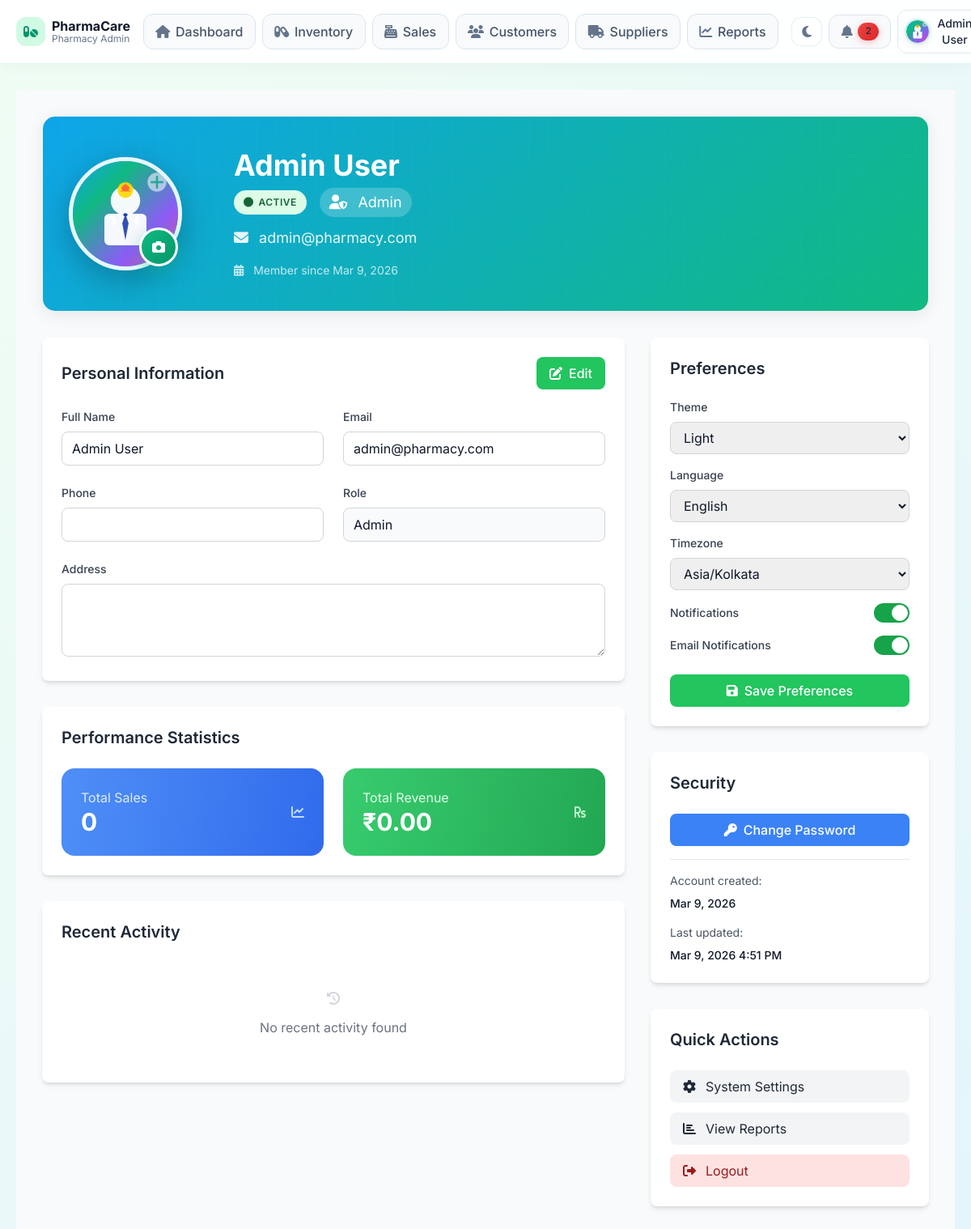
Page /admin/modules/profile/index.php (signed in) on the committed database.
### tables this page shows
CREATE TABLE users (
    id INT PRIMARY KEY AUTO_INCREMENT,
    name VARCHAR(100) NOT NULL,
    email VARCHAR(100) UNIQUE NOT NULL,
    password VARCHAR(255) NOT NULL,
    role ENUM('admin', 'pharmacist', 'customer') NOT NULL DEFAULT 'customer',
    phone VARCHAR(20),
    address TEXT,
    profile_image VARCHAR(255),
    status ENUM('active', 'inactive') DEFAULT 'active',
    created_at TIMESTAMP DEFAULT CURRENT_TIMESTAMP,
    updated_at TIMESTAMP DEFAULT CURRENT_TIMESTAMP ON UPDATE CURRENT_TIMESTAMP
);

### admin/modules/profile/index.php (the view, shortened to what the rows shown need)
<?php
require_once '../../bootstrap.php';
$user_id = $_SESSION['user_id'];
$stmt = $pdo->prepare("
    SELECT u.*, up.theme, up.language, up.timezone, up.notifications, up.email_notifications
    FROM users u
    LEFT JOIN user_preferences up ON u.id = up.user_id
    WHERE u.id = ?
");
$stmt->execute([$user_id]);
include '../../includes/header.php';
?>
<link rel="stylesheet" href="../../assets/css/profile.css">
<div class="min-h-screen bg-gray-50 py-8">
    <div class="max-w-7xl mx-auto px-4 sm:px-6 lg:px-8">
        <div class="profile-card mb-8">
            <div class="profile-header px-8 py-10">
                <div class="flex items-center space-x-8">
                    <div class="text-white flex-grow">
                        <h1 class="text-4xl font-bold mb-2"><?php echo htmlspecialchars($user['name']); ?></h1>
                        <div class="flex items-center gap-4 mb-3">
                            <span class="profile-status-badge profile-status-<?php echo $user['status']; ?>">
                                <i class="fas fa-circle"></i>
                                <?php echo ucfirst($user['status']); ?>
                            </span>
                            <span class="text-lg capitalize bg-white bg-opacity-20 px-3 py-1 rounded-full">
                                <i class="fas fa-user-shield mr-2"></i>
                                <?php echo htmlspecialchars($user['role']); ?>
                            </span>
                        </div>
                        <p class="text-white text-opacity-90 text-lg mb-2">
                            <i class="fas fa-envelope mr-2"></i>
                            <?php echo htmlspecialchars($user['email']); ?>
                        </p>
                        <div class="mt-4 text-sm text-white text-opacity-75">
                            <i class="fas fa-calendar-alt mr-2"></i>
                            Member since <?php echo date('M j, Y', strtotime($user['created_at'])); ?>
                        </div>
                    </div>
                </div>
            </div>
        </div>
        <div class="grid grid-cols-1 lg:grid-cols-3 gap-8">
            <div class="lg:col-span-2 space-y-8">
                <div class="bg-white rounded-lg shadow-md p-6">
                    <div class="flex items-center justify-between mb-6">
                        <h2 class="text-xl font-semibold text-gray-800" style="font-family: var(--font-secondary);">Personal Information</h2>
                    </div>
                    <form id="profileForm" onsubmit="updateProfile(event)">
                        <div class="grid grid-cols-1 md:grid-cols-2 gap-6">
                            <div>
                                <label class="block text-sm font-medium text-gray-700 mb-2">Full Name</label>
                                <input type="text" id="name" name="name" value="<?php echo htmlspecialchars($user['name']); ?>"
                                       class="form-input w-full px-3 py-2 border border-gray-300 rounded-lg focus:ring-2 focus:ring-green-500 focus:border-transparent"
                                       readonly>
                            </div>
                            <div>
                                <label class="block text-sm font-medium text-gray-700 mb-2">Email</label>
                                <input type="email" id="email" name="email" value="<?php echo htmlspecialchars($user['email']); ?>"
                                       class="form-input w-full px-3 py-2 border border-gray-300 rounded-lg focus:ring-2 focus:ring-green-500 focus:border-transparent"
                                       readonly>
                            </div>
                            <div>
                                <label class="block text-sm font-medium text-gray-700 mb-2">Role</label>
                                <input type="text" value="<?php echo ucfirst($user['role']); ?>"
                                       class="w-full px-3 py-2 border border-gray-300 rounded-lg bg-gray-50"
                                       readonly>
                            </div>
                        </div>
                    </form>
                </div>
                <?php if (in_array($user['role'], ['admin', 'pharmacist'])): ?>
                <div class="bg-white rounded-lg shadow-md p-6">
                    <h2 class="text-xl font-semibold text-gray-800 mb-6" style="font-family: var(--font-secondary);">Performance Statistics</h2>
                </div>
                <?php endif; ?>
                <div class="bg-white rounded-lg shadow-md p-6">
                    <h2 class="text-xl font-semibold text-gray-800 mb-6" style="font-family: var(--font-secondary);">Recent Activity</h2>
                </div>
            </div>
            <div class="space-y-8">
                <div class="bg-white rounded-lg shadow-md p-6">
                    <h2 class="text-xl font-semibold text-gray-800 mb-6" style="font-family: var(--font-secondary);">Preferences</h2>
                </div>
                <div class="bg-white rounded-lg shadow-md p-6">
                    <h2 class="text-xl font-semibold text-gray-800 mb-6" style="font-family: var(--font-secondary);">Security</h2>
                    <div class="space-y-4">
                        <div class="border-t pt-4">
                            <p class="text-sm text-gray-600 mb-2">Account created:</p>
                            <p class="text-sm font-medium"><?php echo date('M j, Y', strtotime($user['created_at'])); ?></p>
                        </div>
                        <div>
                            <p class="text-sm text-gray-600 mb-2">Last updated:</p>
                            <p class="text-sm font-medium"><?php echo date('M j, Y g:i A', strtotime($user['updated_at'])); ?></p>
                        </div>
                    </div>
                </div>
                <div class="bg-white rounded-lg shadow-md p-6">
                    <h2 class="text-xl font-semibold text-gray-800 mb-6" style="font-family: var(--font-secondary);">Quick Actions</h2>
                </div>
            </div>
        </div>
    </div>
</div>
<?php include '../../includes/footer.php'; ?>

### admin/includes/navbar.php (shortened to what the rows shown need)
<?php
$profileImage = ($user && !empty($user['profile_image']))
  ? url('uploads/profiles/' . $user['profile_image'])
  : url('assets/images/default-avatar.svg');
?>
<nav class="sticky top-0 z-50 border-b border-slate-200/70 bg-white/92 backdrop-blur dark:bg-slate-900/95 dark:border-slate-700">
  <div class="pc-container !py-3">
    <div class="flex items-center justify-between gap-4">
      <div class="flex items-center gap-2">
        <div class="relative">
          <button class="flex items-center gap-2 rounded-xl border border-slate-200 dark:border-slate-700 px-2 py-1.5 hover:bg-slate-50 dark:hover:bg-slate-800 text-slate-700 dark:text-slate-100" onclick="toggleUserMenu()">
            <img src="<?php echo $profileImage; ?>" alt="Profile" class="h-8 w-8 rounded-full object-cover" onerror="this.src='<?php echo url('assets/images/default-avatar.svg'); ?>'">
            <span class="hidden lg:inline text-sm font-medium"><?php echo htmlspecialchars($user['name'] ?? 'User'); ?></span>
          </button>
        </div>
      </div>
    </div>
  </div>
</nav>

### rows in the picture
users: name "Admin User", status "ACTIVE", role "Admin", email "admin@pharmacy.com", created_at "Mar 9, 2026", updated_at "Mar 9, 2026 4:51 PM"

### other values in the picture
$stats['sales']['total_sales'] "0"
$stats['sales']['total_revenue'] "0.00"
